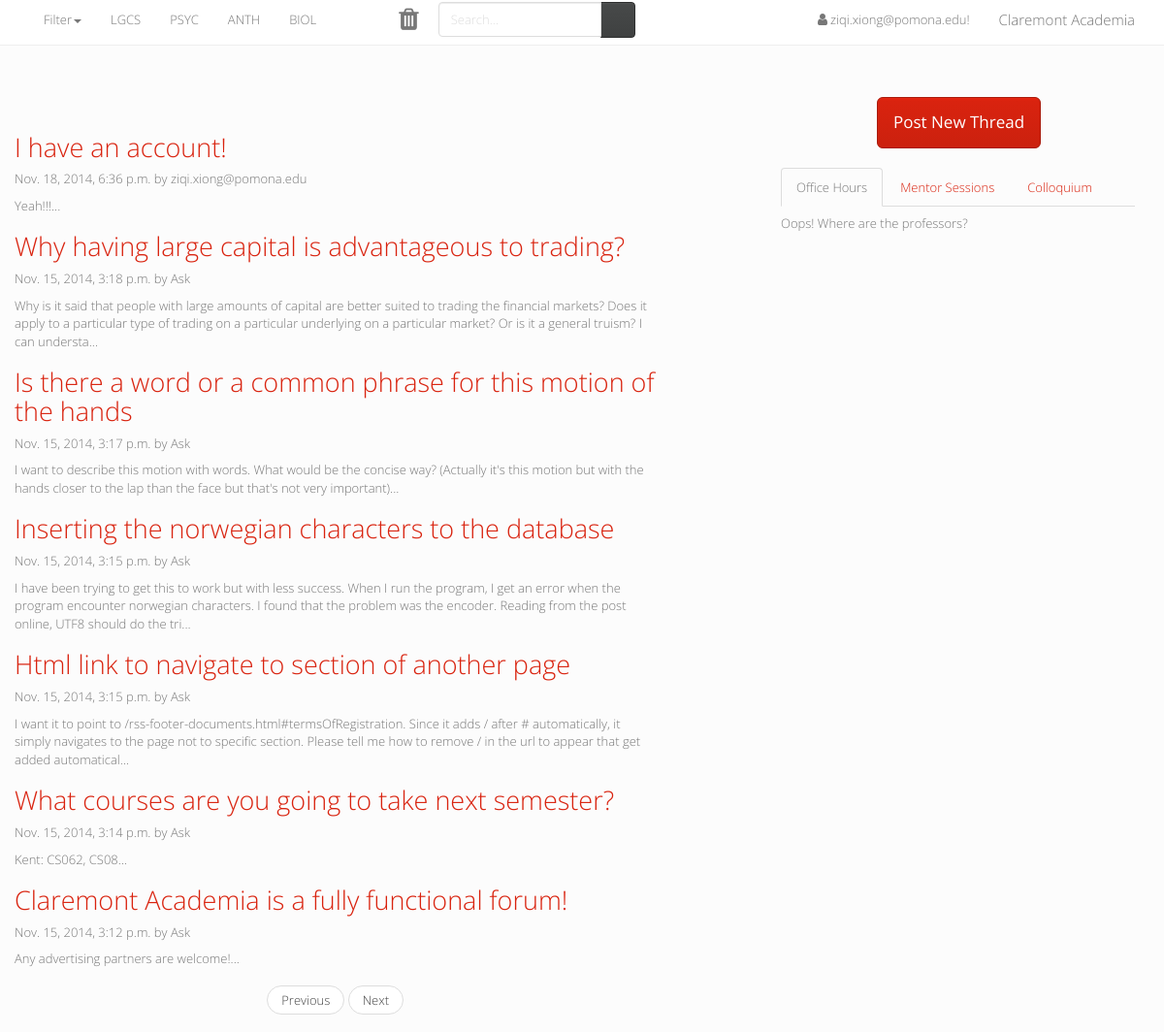
The app's page / (signed in) with its own data.
### forum/models.py (models this page shows, shortened)
class User(AbstractBaseUser):
    email = models.CharField(max_length=64, unique=True)
    display_name = models.CharField(max_length=64)
    forums = models.ManyToManyField(Subforum)
    USERNAME_FIELD = 'email'
    objects = BaseUserManager()

class Post(models.Model):
    poster = models.ForeignKey(User)
    content = models.TextField()
    date = models.DateTimeField(default = timezone.now)
    def someContent(self):
        return self.content[:250] + "..."

class Thread(Post):
    subforum = models.ForeignKey(Subforum)
    title = models.CharField(max_length=128)
    def get_url(self):
        if isinstance(self.subforum, Class):
            s = Class.objects.get(name = self.subforum.name).get_url()
        else:
            s = self.subforum.get_url()
        return s + str(self.id) +'/'

class Post(models.Model):
    poster = models.ForeignKey(User)
    content = models.TextField()
    date = models.DateTimeField(default = timezone.now)
    def someContent(self):
        return self.content[:250] + "..."

### forum/views.py (the view)
# urls.py: url(r'^$',views.index, name='index'),
def index(request):
    if not request.user.is_authenticated():
        return redirect('/login/')
    return render(request, 'index.html',{'forum': None, 'threads': Thread.objects.order_by('-date')[:10]});

### forum/models.py (called while the page is built)
    def get_url(self):
        return '/forums/' + self.name.lower() + '/'

    def get_url(self):
        return self.department.get_url() + self.name.lower() + '/'

### forum/views.py (called while the page is built)
def render(request, template_name, dictionary = dict([])):
    dictionary.update({'departments': Department.objects.all(), 'classes': Class.objects.all()})
    return oldrender(request, template_name, dictionary)

### forum/templates/index.html (shortened to what this page needs)
{% extends "base.html" %}
{% block leftblock %}
<br />
<div class="blog-post">
    {% for thread in threads %}
        <h2 class="blog-post-title"><a href="{{ thread.get_url }}">{{ thread.title }}</a></h2>
        <p class="blog-post-meta">{{ thread.date }} by {{ thread.poster.display_name }}</p>
        <p>{{ thread.someContent }}</p>
    {% endfor %}
</div>
<nav>
    <ul class="pager">
        <li><a href="#">Previous</a></li>
        <li><a href="#">Next</a></li>
    </ul>
</nav>
{% endblock %}

### forum/templates/base.html (shortened to what this page needs)
<!DOCTYPE html>
<html lang="en">
    <head>
        <link href="/static/css/bootstrap.css" rel="stylesheet">
        <link href="//maxcdn.bootstrapcdn.com/font-awesome/4.2.0/css/font-awesome.min.css" rel="stylesheet">
        <link href="/static/css/bootstrap-responsive.css" rel="stylesheet">
    </head>
    <body>
        <nav class="navbar navbar-default navbar-fixed-top" role="navigation">
            <div class="container">
                <div class="collapse navbar-collapse" id="bs-example-navbar-collapse-1">
                    <ul class="nav navbar-nav">
                        <li class="menu-item dropdown">
                            <a href="#" class="dropdown-toggle" data-toggle="dropdown">Filter<b class="caret"></b></a>
                        </li>
                        <li><a class="favorites" href="#">LGCS</a></li>
                        <li><a class="favorites" href="#">PSYC</a></li>
                        <li><a class="favorites" href="#">ANTH</a></li>
                        <li><a class="favorites" href="#">BIOL</a></li>
                        <li><a style="padding-left: 30px; padding-right: 30px; padding-bottom: 28px;" class="empty" href="#"></a></li>
                        <li><div class="trash" style="padding: 7px; padding-left: 10px; padding-right: 20px;" ><i class="fa fa-trash fa-2x"></i></div></li>
                    </ul>
                    <ul class="nav navbar-nav navbar-right">
                        <li><a href="/" id="ca">Claremont Academia</a></li>
                    </ul>
                    <ul class="nav navbar-nav navbar-right">
                        {% if user.is_authenticated %}
                        {% if user.display_name %}
                        <li><a href="/settings/" data-toggle="tooltip" data-placement="bottom" title="This is your home!"><i style="font-size: 14px; padding-left:10px; padding-right:3px; padding-bottom: 8px;" class="fa fa-user"></i>{{user.display_name}}!</a></li>
                        {% else %}
                        <li><a href="/settings/" data-toggle="tooltip" data-placement="bottom" title="This is your home!"><i style="font-size: 14px; padding-left:10px; padding-right:3px; padding-bottom: 8px;" class="fa fa-user"></i>{{user.email}}!</a></li>
                        {% endif %}
                        {% else %}
                        <li><a href="/login/">Log in!</a></li>
                        {% endif %}
                    </ul>
                    <form class="navbar-form" role="search">
                        <div class="input-group">
                            <input type="text" class="form-control" placeholder="Search...">
                            <span class="input-group-btn">
                                <button type="submit" class="btn btn-default" value="Search!">
                                    <span class="glyphicon glyphicon-search">
                                    </span>
                                </button>
                            </span>
                        </div>
                    </form>
                </div>
            </div>
        </nav>
        <div class="container">
            <div class="row">
                <div class="col-sm-7 blog-main">
                    {% block leftblock %}
                    {% endblock %}
                </div>
                <div class="col-sm-4 col-sm-offset-1 blog-sidebar">
                    {% block rightblock %}
                    {% include "right.html" %}
                    {% endblock %}
                </div>
            </div>
        </div>
    </body>
</html>

### forum/templates/base.html (style rules this page uses)
#ca { font-size: 15px }
body { padding-top: 100px; }

### records on screen
User: display_name "ziqi.xiong@pomona.edu"
Thread: title "I have an account!", date "Nov. 18, 2014, 6:36 p.m.", poster.display_name "ziqi.xiong@pomona.edu", someContent "Yeah!!!..."
Thread: title "Why having large capital is advantageous to trading?", date "Nov. 15, 2014, 3:18 p.m.", poster.display_name "Ask", someContent "Why is it said that people with large amounts of capital are better suited to trading the financial markets? Does it apply to a particular type of trading on a particular underlying on a particular market? Or is it a general truism? I can understa..."
Thread: title "Is there a word or a common phrase for this motion of the hands", date "Nov. 15, 2014, 3:17 p.m.", poster.display_name "Ask", someContent "I want to describe this motion with words. What would be the concise way? (Actually it's this motion but with the hands closer to the lap than the face but that's not very important)..."
Thread: title "Inserting the norwegian characters to the database", date "Nov. 15, 2014, 3:15 p.m.", poster.display_name "Ask", someContent "I have been trying to get this to work but with less success. When I run the program, I get an error when the program encounter norwegian characters. I found that the problem was the encoder. Reading from the post online, UTF8 should do the tri..."
Thread: title "Html link to navigate to section of another page", date "Nov. 15, 2014, 3:15 p.m.", poster.display_name "Ask", someContent "I want it to point to /rss-footer-documents.html#termsOfRegistration. Since it adds / after # automatically, it simply navigates to the page not to specific section. Please tell me how to remove / in the url to appear that get added automatical..."
Thread: title "What courses are you going to take next semester?", date "Nov. 15, 2014, 3:14 p.m.", poster.display_name "Ask", someContent "Kent: CS062, CS08..."
Thread: title "Claremont Academia is a fully functional forum!", date "Nov. 15, 2014, 3:12 p.m.", poster.display_name "Ask", someContent "Any advertising partners are welcome!..."
